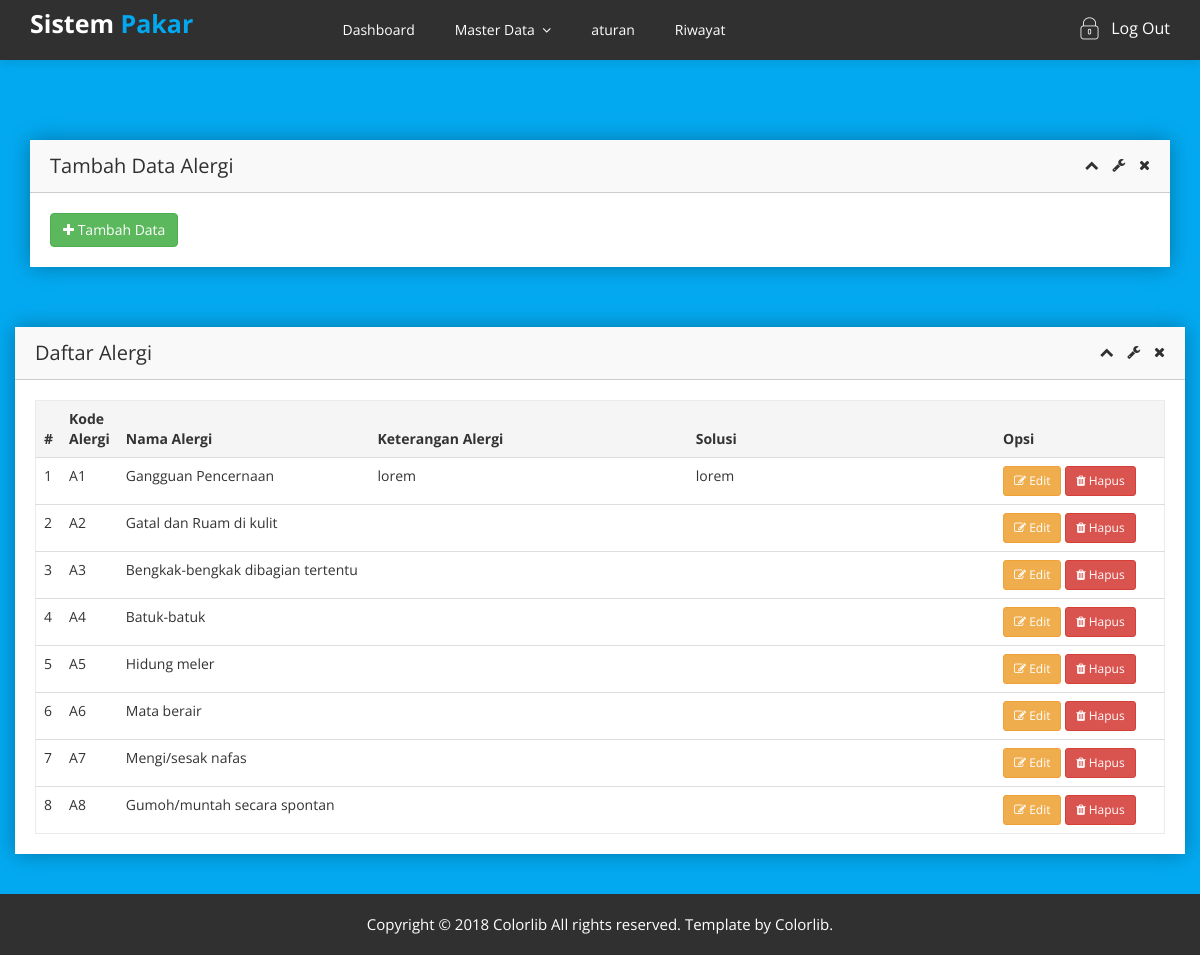
Screenshot of /index.php/admin/alergi with the database file from the repository.
### tables this page shows
CREATE TABLE `tb_alergi` (
  `id_alergi` int(11) NOT NULL,
  `kode_alergi` char(8) NOT NULL,
  `nama_alergi` varchar(256) NOT NULL,
  `ket` text,
  `solusi` text
);

### application/views/admin/layout/content.php (called while the page is built)
<?php
    if( $isi ) {
        $this->load->view($isi);
    }

### application/views/admin/layout/wrapper.php (called while the page is built)
<?php
    require_once('head.php');
    require_once('header.php');
    require_once('content.php');
    require_once('footer.php');

### application/controllers/admin/Alergi.php (called while the page is built, shortened)
<?php
class Alergi extends CI_Controller {
    public function __construct()
    {
        $this->load->model('Alergi_model');
    }
    public function index()
    {
        $data_hp = $this->Alergi_model->getAlergi();
        $data = [
            'subtitle'  => "Data Alergi",
            'data_hp' => $data_hp,
            'isi'   =>  "admin/alergi/list"
        ];
        $this->load->view('admin/layout/wrapper', $data, FALSE);
    }
}

### index.php (called while the page is built, shortened)
<?php
require_once BASEPATH.'core/CodeIgniter.php';

### application/models/Alergi_model.php (called while the page is built, shortened)
<?php
class Alergi_model extends CI_Model {
    public function getAlergi() {
        return $this->db->get('tb_alergi')->result_array();
    }
}

### application/views/admin/alergi/edit.php (the view, shortened to what this page needs)
<button type="button" class="btn btn-warning btn-sm" data-toggle="modal" data-target="#edit-<?= $row['id_alergi']; ?>">
    <i class="fa fa-edit"></i> Edit
</button>

### application/views/admin/alergi/list.php (shortened to what this page needs)
<div class="login-form-area">
        <div class="container">
            <div class="row">
                <div class="container">
                    <div class="row">
                        <div class="col-lg-12 col-md-6 col-sm-12 col-xs-12">
                            <div class="sparkline7-list stock-price-section shadow-reset nt-mg-b-30">
                                <div class="sparkline7-hd">
                                    <div class="main-spark7-hd">
                                        <h1>Tambah Data Alergi</h1>
                                        <div class="sparkline8-outline-icon">
                                            <span class="sparkline8-collapse-link"><i class="fa fa-chevron-up"></i></span>
                                            <span><i class="fa fa-wrench"></i></span>
                                            <span class="sparkline8-collapse-close"><i class="fa fa-times"></i></span>
                                        </div>
                                    </div>
                                </div>
                                <div class="sparkline7-graph">
                                    <div class="dashone-bar-heading">
                                        <a class="btn btn-success" href="#" data-toggle="modal" data-target="#addPasien" style="color:white;"><i class="fa fa-plus"></i> Tambah Data</a>
                                    </div>
                                </div>
                            </div>
                        </div>
                    </div>
                </div>
            </div>
        </div>
    </div>
    <div class="static-table-area mg-b-40">
        <div class="container">
            <div class="row">
            <div class="row">
                <div class="col-lg-12">
                    <div class="sparkline10-list shadow-reset mg-t-30">
                        <div class="sparkline10-hd">
                            <div class="main-sparkline10-hd">
                                <h1>Daftar Alergi</h1>
                                <div class="sparkline10-outline-icon">
                                    <span class="sparkline10-collapse-link"><i class="fa fa-chevron-up"></i></span>
                                    <span><i class="fa fa-wrench"></i></span>
                                    <span class="sparkline10-collapse-close"><i class="fa fa-times"></i></span>
                                </div>
                            </div>
                        </div>
                        <div class="sparkline10-graph">
                            <div class="static-table-list">
                                <table class="table border-table">
                                    <thead>
                                        <tr>
                                            <th>#</th>
                                            <th width="30px">Kode Alergi</th>
                                            <th width="300px">Nama Alergi</th>
                                            <th width="400px">Keterangan Alergi</th>
                                            <th width="400px">Solusi</th>
                                            <th width="200px">Opsi</th>
                                        </tr>
                                    </thead>
                                    <tbody>
                                        <?php $x = 1; foreach ($data_hp as $row) { ?>
                                            <tr>
                                                <td><?= $x++; ?></td>
                                                <td><?= $row['kode_alergi']; ?></td>
                                                <td><?= $row['nama_alergi']; ?></td>
                                                <td><?= $row['ket']; ?></td>
                                                <td><?= $row['solusi']; ?></td>
                                                <td>
                                                    <?php include('edit.php'); ?>
                                                    <?php include('delete.php'); ?>
                                                </td>
                                            </tr>
                                        <?php } ?>
                                    </tbody>
                                </table>
                            </div>
                        </div>
                    </div>
                </div>
            </div>
        </div>
    </div>

### application/views/admin/alergi/delete.php (shortened to what this page needs)
<button type="button" class="btn btn-danger btn-sm" data-toggle="modal" data-target="#delete-<?= $row['id_alergi']; ?>">
    <i class="fa fa-trash"></i> Hapus
</button>

### assets/templates/admin/css/switcher/color-one.css (style rules this page uses)
html, body { font-family: 'Open Sans', sans-serif;font-weight:400;background: #555 }

### assets/templates/admin/css/switcher/color-two.css (style rules this page uses)
html, body { font-family: 'Open Sans', sans-serif;font-weight:400;background: #1c84c6 }

### assets/templates/admin/css/switcher/color-three.css (style rules this page uses)
html, body { font-family: 'Open Sans', sans-serif;font-weight:400;background: #ed5565 }

### assets/templates/admin/css/switcher/color-four.css (style rules this page uses)
html, body { font-family: 'Open Sans', sans-serif;font-weight:400;background: #1ab394 }

### assets/templates/admin/css/switcher/color-five.css (style rules this page uses)
html, body { font-family: 'Open Sans', sans-serif;font-weight:400;background: #EE7752 }

### assets/templates/admin/css/switcher/color-six.css (style rules this page uses)
html, body { font-family: 'Open Sans', sans-serif;font-weight:400;background: #27ae60 }

### assets/templates/admin/css/switcher/color-seven.css (style rules this page uses)
html, body { font-family: 'Open Sans', sans-serif;font-weight:400;background: #7f8c8d }

### assets/templates/admin/css/switcher/color-eight.css (style rules this page uses)
html, body { font-family: 'Open Sans', sans-serif;font-weight:400;background: #0000ff }

### assets/templates/admin/css/switcher/color-nine.css (style rules this page uses)
html, body { font-family: 'Open Sans', sans-serif;font-weight:400;background: #ff0080 }

### assets/templates/admin/css/switcher/color-ten.css (style rules this page uses)
html, body { font-family: 'Open Sans', sans-serif;font-weight:400;background: #1a0000 }

### rows the page displays
tb_alergi: kode_alergi "A1", nama_alergi "Gangguan Pencernaan", ket "lorem", solusi "lorem"
tb_alergi: kode_alergi "A2", nama_alergi "Gatal dan Ruam di kulit"
tb_alergi: kode_alergi "A3", nama_alergi "Bengkak-bengkak dibagian tertentu"
tb_alergi: kode_alergi "A4", nama_alergi "Batuk-batuk"
tb_alergi: kode_alergi "A5", nama_alergi "Hidung meler"
tb_alergi: kode_alergi "A6", nama_alergi "Mata berair"
tb_alergi: kode_alergi "A7", nama_alergi "Mengi/sesak nafas"
tb_alergi: kode_alergi "A8", nama_alergi "Gumoh/muntah secara spontan"
